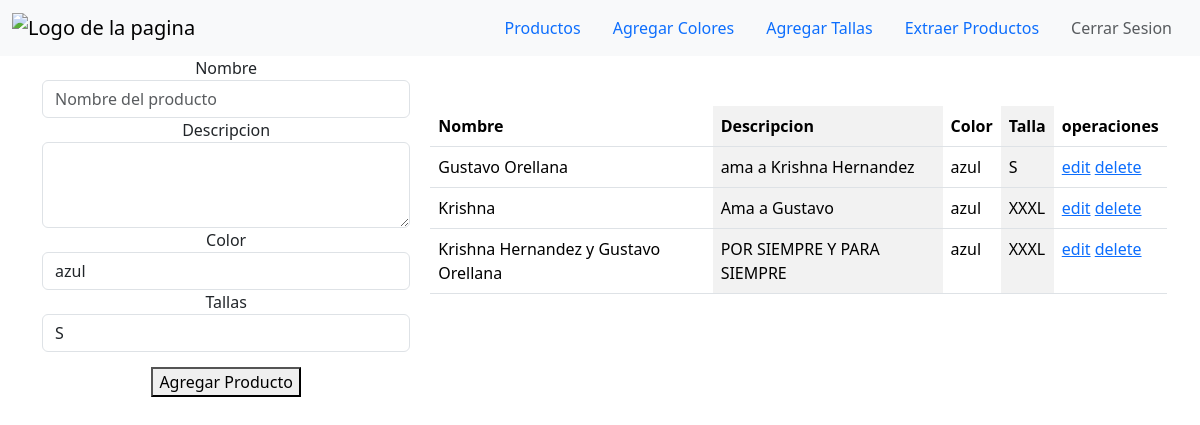
The page /home on the database its author committed.
### tables this page shows
CREATE TABLE productos (
            id INTEGER PRIMARY KEY autoincrement,
               nombre TEXT NOT NUll,
               descripcion TEXT,
               id_color INTEGER,
               id_talla INTEGER,
               foreign key (id_color) references colores(id),
               foreign key (id_talla) references tallas(id)
               
);

CREATE TABLE colores (
               id INTEGER PRIMARY KEY autoincrement,
               nombre TEXT NOT NULL

);

CREATE TABLE tallas(
               id INTEGER PRIMARY KEY autoincrement,
               nombre TEXT NOT NULL
);

### appFlask.py (the view)
@app.route('/home')
def hello_world():
    conexion = sqlite3.connect('test.db')
    cursor = conexion.cursor()
    cursor.execute('SELECT p.id, p.nombre, p.descripcion, c.nombre, t.nombre FROM productos p JOIN colores c ON p.id_color = c.id JOIN tallas t ON p.id_talla = t.id')
    productos = cursor.fetchall()
    print(productos)
    return render_template('home.html', products = productos)

### templates/home.html (shortened to what this page needs)
{% extends 'layout.html' %}
{% block body %}
<nav class="navbar bg-body-tertiary">
  <div class="container-fluid">
      <a class="navbar-brand" href="#">
          <img src="https://assets.turbologo.com/blog/en/2021/11/14061115/Naruto_logo.png" alt="Logo de la pagina" height="70" class="d-line-block align-top">
      </a>
      <ul class="nav justify-content-end">
          <li class="nav-item">
            <a class="nav-link active" aria-current="page" href="#">Productos</a>
          </li>
          <li class="nav-item">
            <a class="nav-link" href="#">Agregar Colores</a>
          </li>
          <li class="nav-item">
            <a class="nav-link" href="#">Agregar Tallas</a>
          </li>
          <li class="nav-item">
            <a class="nav-link" href="/extract/">Extraer Productos</a>
          </li>
          <li class="nav-item">
            <a class="nav-link disabled" aria-disabled="true">Cerrar Sesion</a>
          </li>
        </ul>
  </div>
</nav>
  <div class="container " style="display: flex ;gap: 20px;">
   <div class="form-container " style="flex: 0 0 33%;" >
    <form action="add_product" method="POST">
      <div class="form-group">
        <label for="nombreForm" style="align-items: center;display: flex;justify-content: center;">Nombre</label>
        <input type="text" class="form-control" id="nombreForm" name="nombre" placeholder="Nombre del producto">
      </div>
      <div class="form-group">
        <label for="descripcionForm" style="align-items: center;display: flex;justify-content: center;">Descripcion</label>
        <textarea class="form-control" name="descripcion" id="descripcionForm" rows="3"></textarea>
      </div>
      <div class="form-group">
        <label for="colorForm" style="align-items: center;display: flex;justify-content: center;">Color</label>
        <select class="form-control" name="color" id="colorForm">
          <option >azul</option>
        </select>
      </div>
      <div class="form-group">
        <label for="tallaForm" style="align-items: center;display: flex;justify-content: center;">Tallas</label>
        <select class="form-control" name="talla" id="tallaForm">
          <option >S</option>
        </select>
      </div>
      <div style="text-align: center;margin-top: 15px;"><button type="submit" style="text-align: center;">Agregar Producto</button></div>
    </form>
  </div>
  <div class="productos-container" style="flex: 0 0 66%;margin-top: 50px; ">
    <table class="table table-striped-columns">
    <thead>
      <tr>
        <th>Nombre</th>
        <th>Descripcion</th>
        <th>Color</th>
        <th>Talla</th>
        <th>operaciones</th>
      </tr>
    </thead>
    <tbody>
      {% for producto in products %}
        <tr>
          <td>{{ producto.1 }}</td>
          <td>{{ producto.2 }}</td>
          <td>{{ producto.3}}</td>
          <td>{{ producto.4}}</td>
          <td>
              <a href="/edit/{{producto.0}}">edit</a>
              <a href="/delete/{{producto.0}}" >delete</a>
          </td>
        </tr>
      {% endfor %}
    </tbody>
  </table>
  </div>
</div>
{% endblock %}

### templates/layout.html (shortened to what this page needs)
<!DOCTYPE html>
<html lang="en">
<head>
    <link rel="stylesheet" href="https://use.fontawesome.com/releases/v5.12.1/css/all.css">
    <link href="https://cdn.jsdelivr.net/npm/bootstrap@5.3.3/dist/css/bootstrap.min.css" rel="stylesheet">
</head>
<body>
    {% block body %}
    {% endblock %}
</body>
</html>

### rows shown on the page
productos: nombre "Gustavo Orellana", descripcion "ama a Krishna Hernandez", nombre "azul", nombre "S"
productos: nombre "Krishna", descripcion "Ama a Gustavo", nombre "azul", nombre "XXXL"
productos: nombre "Krishna Hernandez y Gustavo Orellana", descripcion "POR SIEMPRE Y PARA SIEMPRE", nombre "azul", nombre "XXXL"
